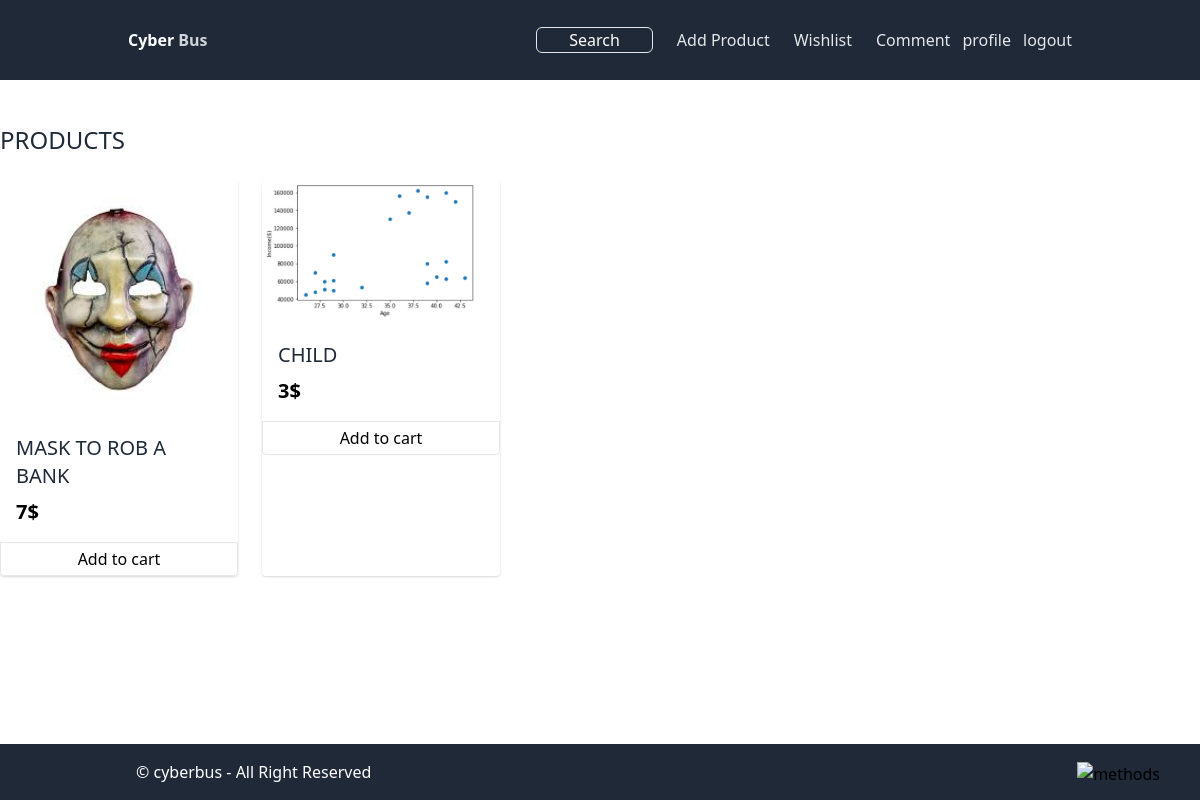
The page / (signed in) on the database as committed earlier.
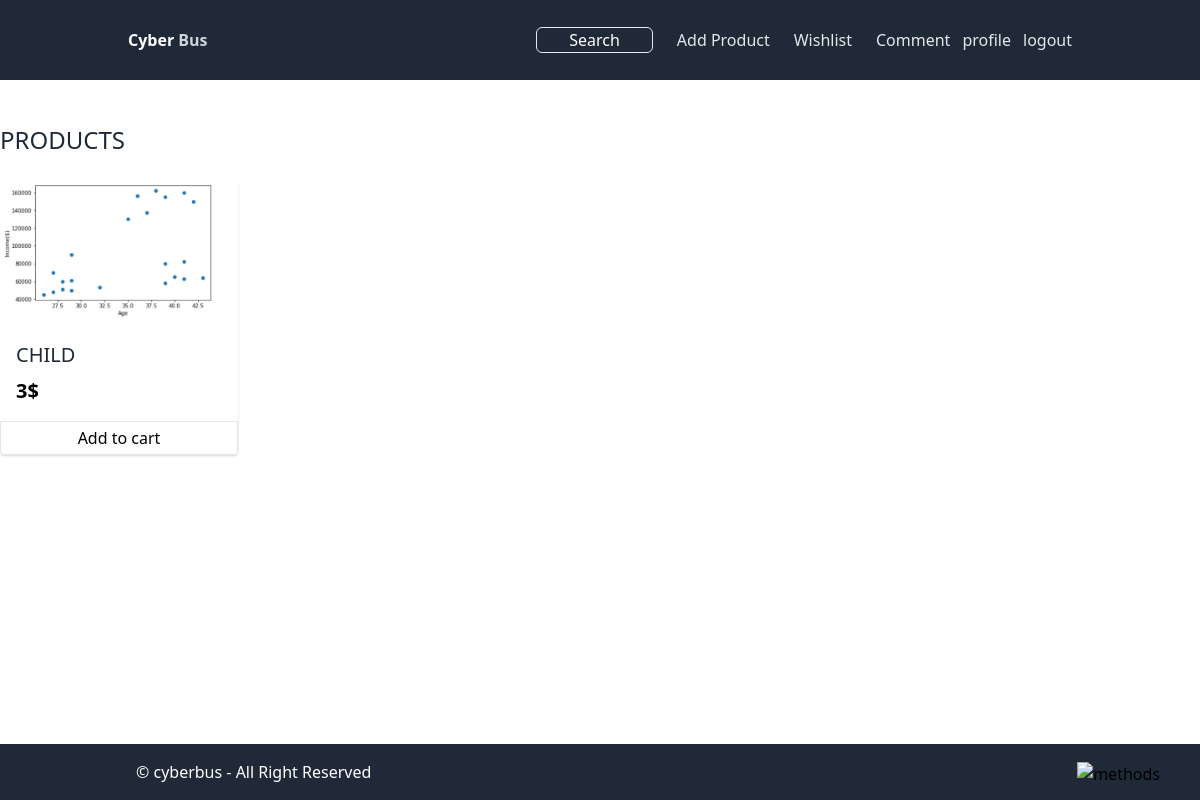
The same page on the database as committed later.
### tables this page shows
CREATE TABLE products (
			id INTEGER PRIMARY KEY AUTOINCREMENT,
            img TEXT NOT NULL,
			title TEXT NOT NULL,
            price INTEGER NOT NULL
		);

### app.py (the view)
@app.route('/')
def index():
    if 'username' in session:
        print(session['username'])
        products = db.get_products(productdb_connection) # array of tuples
        print(products)
        return render_template('index.html', products=products)
    return redirect(url_for('login'))

### db.py (called while the page is built)
def get_products(connection):
    cursor = connection.cursor()
    cursor.execute('''
        SELECT * FROM products
    ''')
    connection.commit()
    return cursor.fetchall()

### templates/index.html (shortened to what this page needs)
{% extends "layout.html" %}
{% block content %}
    <div class="container pb-16">
        <h2 class="text-2xl font-medium text-gray-800 uppercase mb-6">products</h2>
        <div class="grid grid-cols-2 md:grid-cols-4 gap-6">
            {% for product in products %}
            <div class="bg-white shadow rounded overflow-hidden group">
                <div class="relative">
                    <img src="{{ url_for('static', filename='uploads/' + product[1]) }}" alt="product 1" class="w-full">
                </div>
                <div class="pt-4 pb-3 px-4">
                    <a href="#">
                        <h4 class="uppercase font-medium text-xl mb-2 text-gray-800 hover:text-primary transition">{{ product[2] }}</h4>
                    </a>
                    <div class="flex items-baseline mb-1 space-x-2">
                        <p class="text-xl text-primary font-semibold">{{ product[3] }}$</p>
                    </div>
                </div>
                <form action="{{ url_for('wishlist') }}" method="POST">
                    <button type="submit" class="block w-full py-1 text-center text-black bg-primary border border-primary rounded-b hover:bg-transparent hover:text-primary transition">
                        Add to cart
                    </button>
                </form>
            </div>
            {% endfor %}
        </div>
    </div>
{% endblock %}

### templates/layout.html (shortened to what this page needs)
<!DOCTYPE html>
<html lang="en">
<head>
    <link rel="stylesheet" href="../node_modules/@fortawesome/fontawesome-free/css/all.min.css">
    <link href="{{ url_for('static', filename='css/style.css') }}" rel="stylesheet">
    <link href="https://cdn.jsdelivr.net/npm/tailwindcss@2.2.19/dist/tailwind.min.css" rel="stylesheet">
</head>
<body>
    <div class="h-screen grid grid-rows-6">
        <nav class="max-h-20 bg-gray-800 flex items-center justify-center row-span-1">
            <div class="container mx-auto flex justify-between items-center gap-4 md:px-10">
                <a href="/">
                    <p class="font-extrabold text-white">Cyber <span class="text-gray-300">Bus</span></p>
                </a>
                <div class="flex items-center justify-between py-5 gap-3">
                    <div class="flex w-fit items-center space-x-6 capitalize">
                    <a href="/search_results"
                        class="bg-primary border border-primary text-white px-8 rounded-md hover:bg-transparent hover:text-primary transition md:flex items-center">Search</a>
                    <a href="/addProduct" class="text-gray-200 hover:text-white transition">Add Product</a>
                    <a href="/wishlist" class="text-gray-200 hover:text-white transition">wishlist</a>
                    <a href="/comments" class="text-gray-200 hover:text-white transition">comment</a>
                    </div>
                    <a href="/profile" class="text-gray-200 hover:text-white transition">profile</a>
                    <a href="/logout" class="text-gray-200 hover:text-white transition">logout</a>
                </div>
            </div>
        </nav>
        <main class="row-span-6">
            {% block content %}{% endblock %}
        </main>
        <footer class="max-h-20  bg-gray-800 py-4 flex items-center justify-end row-span-1 md:px-10">
            <div class="container flex items-center justify-between">
                <p class="text-white">&copy; cyberbus - All Right Reserved</p>
                <div>
                    <img src="static/assets/images/methods.png" alt="methods" class="h-5">
                </div>
            </div>
        </footer>
    </div>
</body>
</html>

### static/css/styling/style.css (style rules this page uses)
html, :host { line-height: 1.5; -webkit-text-size-adjust: 100%; -moz-tab-size: 4; -o-tab-size: 4; tab-size: 4; font-family: ui-sans-serif, system-ui, sans-serif, "Apple Color Emoji", "Segoe UI Emoji", "Segoe UI Symbol", "Noto Color Emoji"; font-feature-settings: normal; font-variation-settings: normal; -webkit-tap-highlight-color: transparent; }
body { margin: 0; line-height: inherit; }
h1, h2, h3, h4, h5, h6 { font-size: inherit; font-weight: inherit; }
a { color: inherit; text-decoration: inherit; }
button, input, optgroup, select, textarea { font-family: inherit; font-feature-settings: inherit; font-variation-settings: inherit; font-size: 100%; font-weight: inherit; line-height: inherit; letter-spacing: inherit; color: inherit; margin: 0; padding: 0; }
button, select { text-transform: none; }
button, input:where([type='button']), input:where([type='reset']), input:where([type='submit']) { -webkit-appearance: button; background-color: transparent; background-image: none; }
blockquote, dl, dd, h1, h2, h3, h4, h5, h6, hr, figure, p, pre { margin: 0; }
button, [role="button"] { cursor: pointer; }
img, svg, video, canvas, audio, iframe, embed, object { display: block; vertical-align: middle; }
img, video { max-width: 100%; height: auto; }

Rows that differ between the two databases and show on the page:
removed products: img (picture), title "MASK TO ROB A BANK", price "7"
